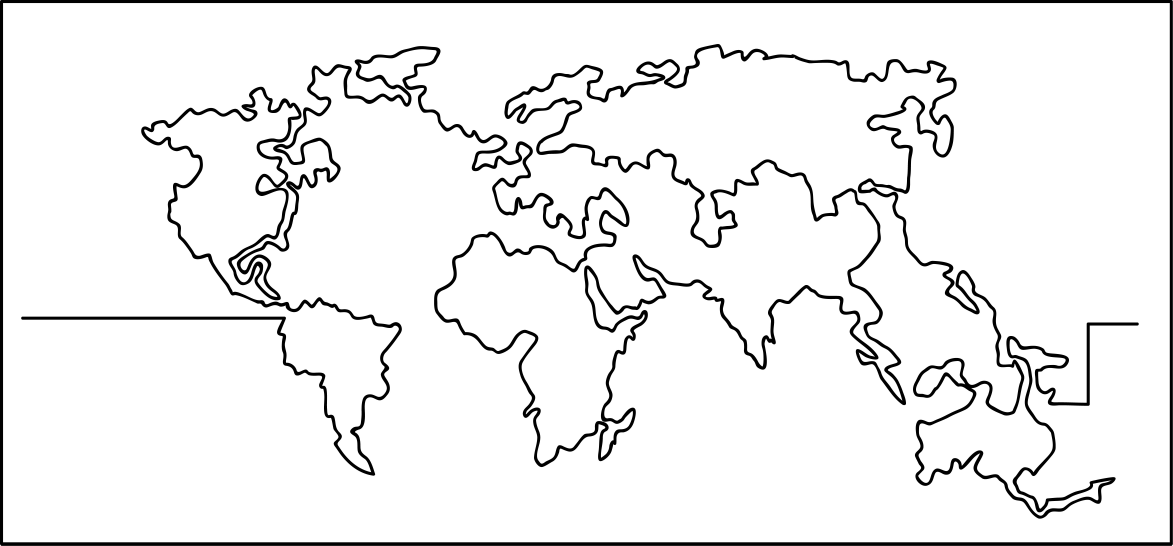
#> input picture wold-map-4689484.jpg, 5865 x 2727 px (shown at 1/5 size)
$ python main.py
#> lines starting #> are read from the running program, lines starting #| are printed output that depends on the picture; after the words box and inside, x2 and y2 are one past the last pixel; in counts of white or black regions, pixels touching at a corner belong together
import time
import cmath
from array import array

import numpy as np
from PIL import Image
from numba import njit
import arcade

# . . .
# . x .
# . . .

# 3 2 1
# 4 x 0
# 5 6 7


@njit
def next_pixel(a, i, j, d):
    di = [0, -1, -1, -1, 0, 1, 1, 1]
    dj = [1, 1, 0, -1, -1, -1, 0, 1]
    d = (d + 5) % 8
    for t in range(8):
        ni, nj = i + di[d], j + dj[d]
        if a[ni, nj]:
            return ni, nj, d
        d = (d + 1) % 8

@njit
def border_itarate(a, i0, j0, border):
    n, m = a.shape
    k = 0
    i, j, d = next_pixel(a, i0, j0, 0)
    while k < len(border) and not (i == i0 and j == j0):
        i, j, d = next_pixel(a, i, j, d)
        border[k, 0] = i
        border[k, 1] = j
        k += 1
    return k

class CircleAnimationHW(arcade.Window):
    # [33 lines left out: functions __init__, setup, on_draw, not called in this run]

    def on_update(self, delta_time: float):
        pass

class CircleAnimation(arcade.Window):
    def __init__(self, H, W, scale, y, y_fft, N_STEP=4, N_FFT=96, N_LC=32):
        super().__init__(int(W*scale), int(H*scale), 'CircleAnimation')
        arcade.set_background_color(arcade.color.AMAZON)
        self.W = W
        self.H = H
        self.scale = scale
        self.y = y
        self.y_fft = y_fft
        self.N_STEP = N_STEP
        self.N_FFT = N_FFT
        self.N_LC = N_LC
        self.i = 0
        self.j = 0
        self.cum_time = .0
        self.ifps = 1 / 60.
        self.frame_count = 0
        self.render_time = .0
        self.update_time = .0
        self.y_shapes = arcade.ShapeElementList()
        self.fft_y_shapes = arcade.ShapeElementList()
        self.fft_y_lc_shapes = arcade.ShapeElementList()
        self.circles_shapes = arcade.ShapeElementList()
        self.draw_start = None
        self.last_x = None
        self.last_y = None
        self.fft_last_x = None
        self.fft_last_y = None
        self.fft_lc_last_x = None
        self.fft_lc_last_y = None

    def apply_scale(self, x, y):
        return x * self.H * self.scale, y * self.H * self.scale

    # [102 lines left out: functions xy_from_c, on_draw, on_update, not called in this run]

def main(filename='wold-map-4689484.jpg'):
#> called with filename = 'wold-map-4689484.jpg'
    with Image.open(filename) as im:
#> im is the input picture: PIL image 5865x2727 RGB; min 0, max 255, mean 239.1
        a = np.all(np.array(im) > 127, axis=-1)
#> a: shape (2727, 5865) bool; 93.7% white; 2 black regions, box (x1, y1, x2, y2) and area: (106, 220, 5694, 2593) 740468, (0, 0, 5864, 2727) 262613
        a = a[32:-32, 32:-32]
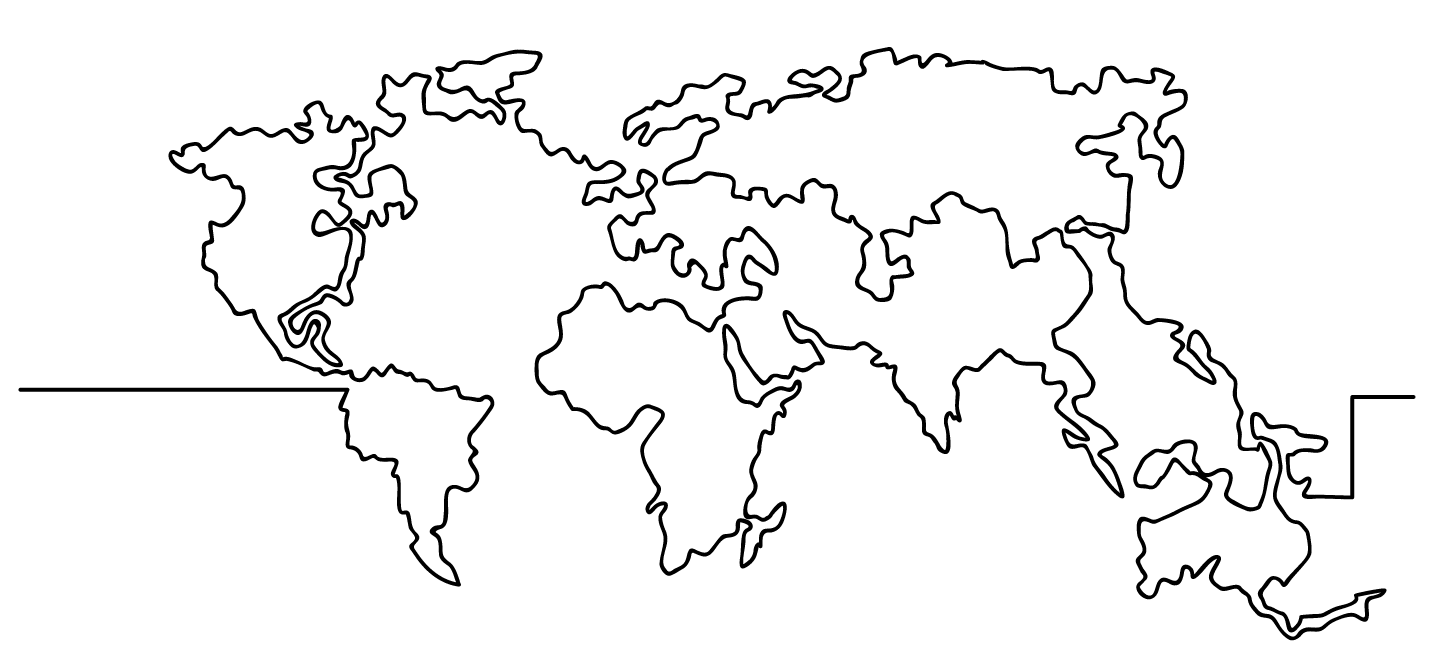
#> a: shape (2663, 5801) bool (shown at 1/4 size); 95.2% white; 1 black region, box (x1, y1, x2, y2) and area: (74, 188, 5662, 2561) 740468
    assert isinstance(a, np.ndarray)
    # Image.fromarray(a).show()
    print(a.shape, a.dtype)
#| (2663, 5801) bool
    a ^= True
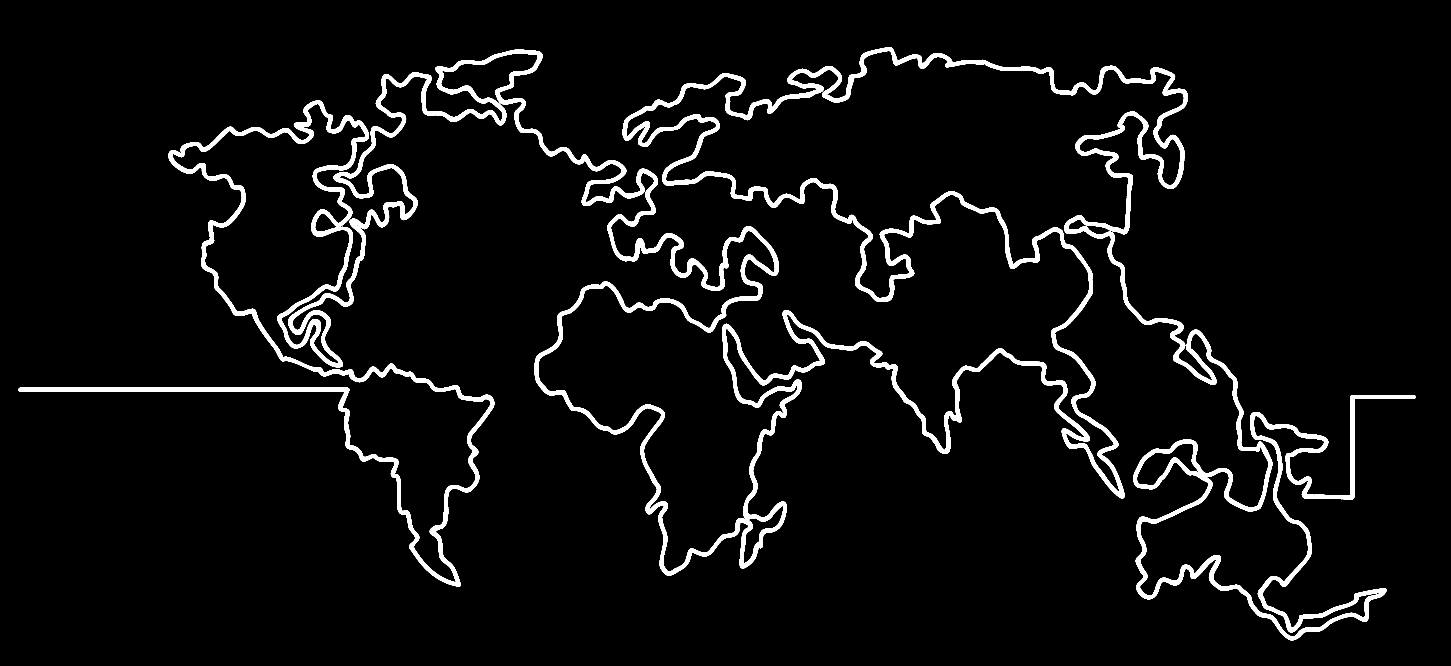
#> a: shape (2663, 5801) bool (shown at 1/4 size); 4.8% white; 1 white region, box (x1, y1, x2, y2) and area: (74, 188, 5662, 2561) 740468
    i, j = np.nonzero(a)
    assert isinstance(i, np.ndarray) and isinstance(j, np.ndarray)
    j0, j1 = j.min(), j.max()
#> j0 = 74; j1 = 5661
    i0, i1 = i[j == j0].min(), i[j == j1].max()
#> i0 = 1556; i1 = 1589
    border: np.ndarray = np.empty(shape=(100000, 2), dtype=np.int32)
    k = border_itarate(a, i0, j0, border)
#> k = 83802
    border = border[:k]
#> border = 83802 pairs, first value 188 to 2560, second value 74 to 5661
    # border = border[:(border == [i1, j1]).all(axis=1).nonzero()[0][0]]
    assert np.all(a[border[:, 0], border[:, 1]])
    iborder = border.copy()
#> iborder has the same summary as border
    print(np.c_[iborder.min(axis=0), iborder.max(axis=0)])
#| [[ 188 2560]
#|  [  74 5661]]
    y = (border.astype(np.float32) / a.shape[0]).view(dtype=np.complex64).ravel()
    iy = y.copy()
    y = np.fft.fft(y, norm='forward')

    N_FFT = 192
    y[1 + N_FFT: -N_FFT] = 0

    animation = CircleAnimation(a.shape[0], a.shape[1], .5, iy, y, N_FFT=N_FFT)
    # animation = CircleAnimationHW(a.shape[0], a.shape[1], .5)
    # animation.setup(iy, y)

    y = np.fft.ifft(y, norm='forward')
    border = (y.astype(np.complex64).view(np.float32).reshape(-1, 2) * a.shape[0]).astype(np.int32)

    print(np.c_[border.min(axis=0), border.max(axis=0)])
    border[:, 0] = np.clip(border[:, 0], 0, a.shape[0] - 1)
    border[:, 1] = np.clip(border[:, 1], 0, a.shape[1] - 1)

    print(np.sqrt(np.square(iborder - border).sum(axis=-1)).mean())
    arcade.run()
    # [8 lines of commented-out code are left out]


if __name__ == '__main__':
#> (the run stopped early here; a loop or call above may not have finished)
